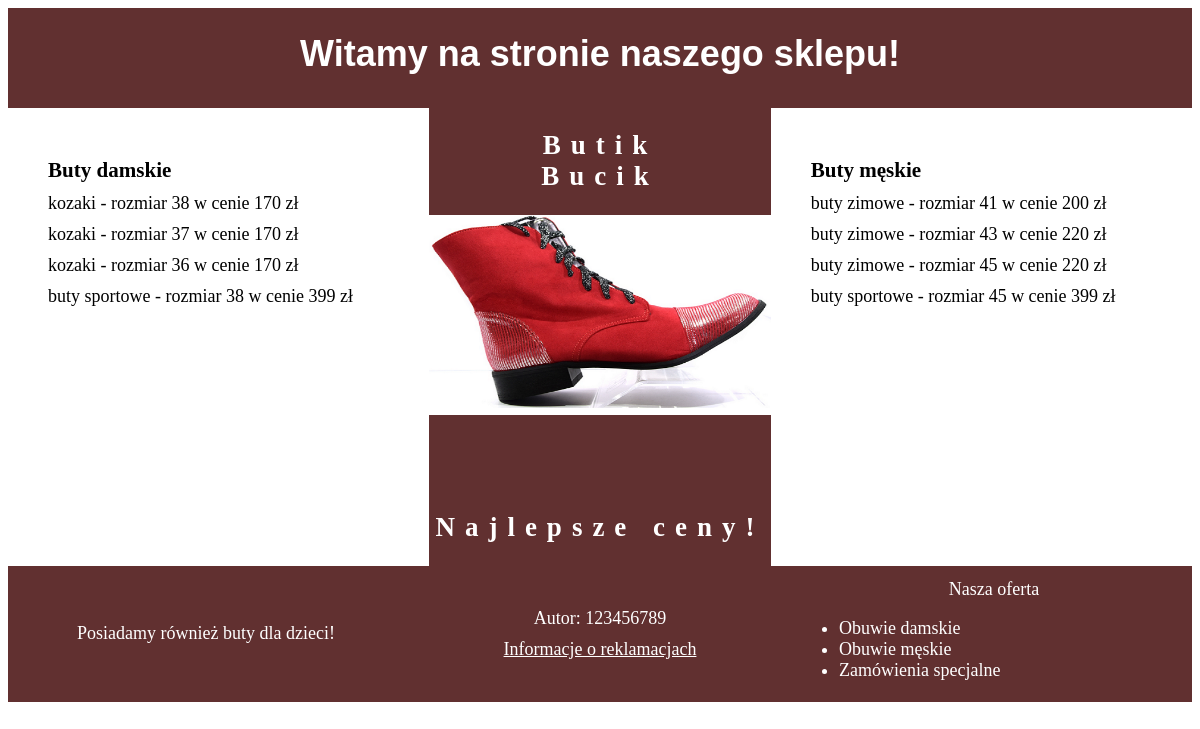
The app's page /butik/butik.php with its own data.
### tables this page shows
CREATE TABLE `buty` (
  `id` int(11) NOT NULL,
  `nazwa` text NOT NULL,
  `rozmiar` int(11) NOT NULL,
  `rodzaj` char(1) NOT NULL,
  `cena` double NOT NULL
);

### butik/butik.php (the view, shortened to what this page needs)
<!DOCTYPE html>
<html lang="en">
<head>
    <link rel="stylesheet" type="text/css" href="styl_butik.css" />
</head>
<body>
    <div id="container">
        <div id="baner">
            <h1> Witamy na stronie naszego sklepu! </h1>
        </div>
        <div id="centrum">
            <div id="lewy">
                <h3> Buty damskie </h3>
                <?php
                    $conn = new mysqli("localhost", "root", "", "butik");
                    $conn->set_charset("utf8");
                    $sql = "SELECT nazwa, rozmiar, cena FROM buty WHERE rodzaj = 'd'";
                    $result = $conn->query($sql);
                    while ($wiersz = $result->fetch_assoc()) {
                        echo "<p>" . $wiersz['nazwa'] . " - rozmiar " . $wiersz['rozmiar'] . " w cenie " . $wiersz['cena'] . " zł </p>";
                    }
                ?>
            </div>
            <div id="srodkowy">
                <h2> Butik <br /> Bucik </h2>
                <img alt="Zdjęcie buta" src="bucik_foto.jpg"  />
                <h2> Najlepsze ceny! </h2>
            </div>
            <div id="prawy">
                <h3> Buty męskie </h3>
                <?php
                    $sql = "SELECT nazwa, rozmiar, cena FROM buty WHERE rodzaj = 'm'";
                    $result = $conn->query($sql);
                    while ($wiersz = $result->fetch_assoc()) {
                        echo "<p>" . $wiersz['nazwa'] . " - rozmiar " . $wiersz['rozmiar'] . " w cenie " . $wiersz['cena'] . " zł </p>";
                    }
                ?>
            </div>
        </div>
        <div id="stopka">
            <table>
                <tr>
                    <td>
                        <p> Posiadamy również buty dla dzieci! </p>
                    </td>
                    <td>
                        <p> Autor: 123456789 </p>
                        <p> <a href="kwerendy.txt"> Informacje o reklamacjach </a> </p>
                    </td>
                    <td>
                        <p> Nasza oferta </p>
                        <ul>
                            <li> Obuwie damskie </li>
                            <li> Obuwie męskie </li>
                            <li> Zamówienia specjalne </li>
                        </ul>
                    </td>
                </tr>
            </table>
        </div>
    </div>
</body>
</html>

### butik/styl_butik.css (style rules this page uses)
body { color: white; font-size: 18px; }
#centrum { display: flex; }
#baner { height: 50px; padding: 25px; background-color: rgb(97, 48, 48); }
#lewy { flex: 1; padding: 40px; color: black; }
#srodkowy { flex: 1; background-color: rgb(97, 48, 48); }
#prawy { flex: 1; padding: 40px; color: black; }
#stopka { background-color: rgb(97, 48, 48); }
h1 { margin: 0px; font-size: 1,8 em; font-family: Helvetica; text-align: center; }
h2 { font-size: 1,75 em; text-align: center; letter-spacing: 10px; }
h3 { margin-top: 10px; margin-bottom: 10px; margin-left: 0px; margin-right: 0px; }
p { margin-top: 10px; margin-bottom: 10px; margin-left: 0px; margin-right: 0px; }
img { width: 100%; margin-bottom: 70px; }
table { width: 100%; }
td { width: 33%; text-align: center; }
ul { text-align: left; }
a:link { color: white; }

### records on screen
buty: nazwa "kozaki", rozmiar "38", cena "170"
buty: nazwa "kozaki", rozmiar "37", cena "170"
buty: nazwa "kozaki", rozmiar "36", cena "170"
buty: nazwa "buty sportowe", rozmiar "38", cena "399"
buty: nazwa "buty zimowe", rozmiar "41", cena "200"
buty: nazwa "buty zimowe", rozmiar "43", cena "220"
buty: nazwa "buty zimowe", rozmiar "45", cena "220"
buty: nazwa "buty sportowe", rozmiar "45", cena "399"
